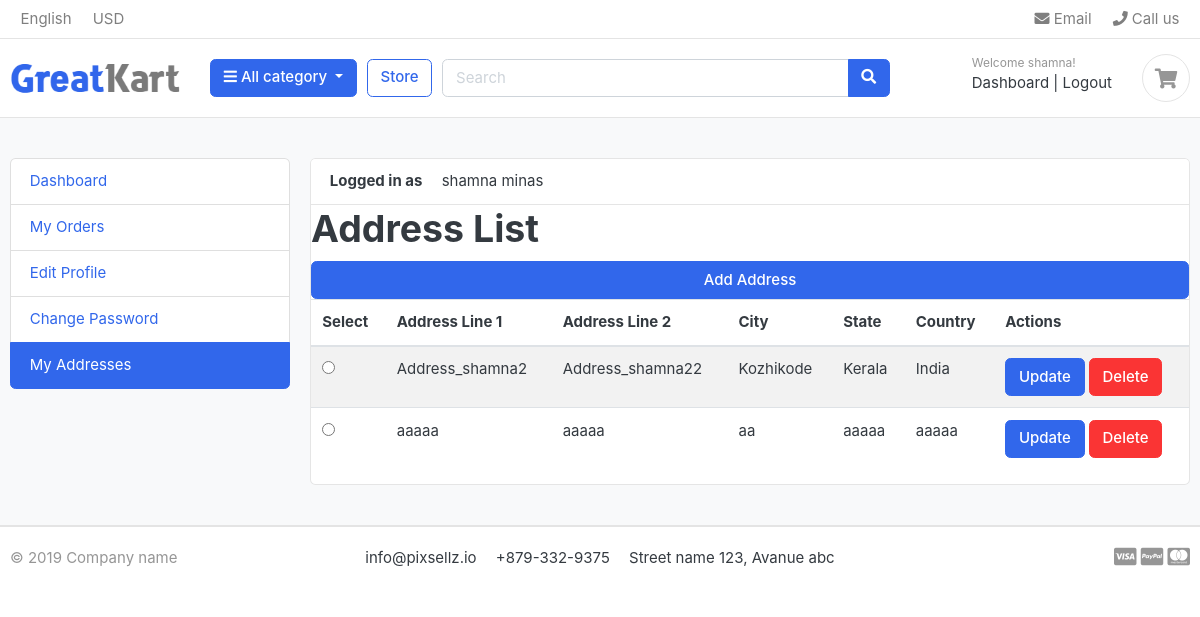
The app's page /myaccounts/addresses/ (signed in) with its own data.
### accounts/models.py (models this page shows, shortened)
class Account(AbstractBaseUser):
    first_name      = models.CharField(max_length=50)
    last_name       = models.CharField(max_length=50)
    username        = models.CharField(max_length=50, unique=True)
    email           = models.EmailField(max_length=100, unique=True)
    phone_number    = models.CharField(max_length=50)
    date_joined     = models.DateTimeField(auto_now_add=True)
    last_login      = models.DateTimeField(auto_now_add=True)
    is_admin        = models.BooleanField(default=False)
    is_staff        = models.BooleanField(default=False)
    is_active        = models.BooleanField(default=False)
    is_superadmin        = models.BooleanField(default=False)
    USERNAME_FIELD = 'email'
    REQUIRED_FIELDS = ['username', 'first_name', 'last_name']
    objects = MyAccountManager()
    def full_name(self):
        return f'{self.first_name} {self.last_name}'

class Address(models.Model):
    user = models.ForeignKey(Account, on_delete=models.CASCADE)
    address_line_1 = models.CharField(max_length=100)
    address_line_2 = models.CharField(max_length=100, blank=True)
    city = models.CharField(max_length=20)
    state = models.CharField(max_length=20)
    country = models.CharField(max_length=20)

### accounts/views.py (the view)
# urls.py: path('addresses/', views.address_list, name='address_list'),
def address_list(request):
    addresses = Address.objects.filter(user=request.user)
    context = {
        'addresses': addresses,
    }
    return render(request, 'greatkart/accounts/addresses/address_list.html', context)

### carts/context_processors.py (called while the page is built)
def counter(request):
    cart_count=0
    if 'admin' in request.path:
        return []
    else:
        try:
            cart = Cart.objects.filter(cart_id=_cart_id(request))
            if request.user.is_authenticated:
                cart_items = CartItem.objects.all().filter(user=request.user)
            else:
                cart_items =CartItem.objects.filter(cart=cart[:1])
            for cart_item in cart_items:
                cart_count += cart_item.quantity
        except Cart.DoesNotExist:
            cart_count=0
    return dict(cart_count=cart_count)

### carts/views.py (called while the page is built)
def _cart_id(request):
    cart = request.session.session_key
    if not cart:
        cart = request.session.create()
    return cart

### category/context_processors.py (called while the page is built)
def menu_links(request):
    links = Category.objects.all()
    return dict(links=links)

### category/models.py (called while the page is built)
    def get_url(self):
            return reverse('products_by_category',args=[self.slug])

### templates/greatkart/accounts/addresses/address_list.html (shortened to what this page needs)
{% extends 'greatkart/base.html' %}
{% load static %}
{% block content %}
<section class="section-conten padding-y bg">
    <div class="container">
      <div class="row">
        {% include "greatkart/includes/dashboard_sidebar.html" %}
        <main class="col-md-9">
          <article class="card">
            <header class="card-header">
              <strong class="d-inline-block mr-3">Logged in as </strong>
              <span>{{ user.full_name }}</span>
            </header>
  <h1>Address List</h1>
  <button type="button" class="btn btn-primary" data-toggle="modal" data-target="#addAddressModal">Add Address</button>
  <table class="table table-striped">
    <thead>
      <tr>
        <th>Select</th>
        <th>Address Line 1</th>
        <th>Address Line 2</th>
        <th>City</th>
        <th>State</th>
        <th>Country</th>
        <th>Actions</th>
      </tr>
    </thead>
    <tbody>
      {% for address in addresses %}
        <tr>
          <td><input type="radio" name="selected_address" value="{{ address.pk }}"></td>
          <td>{{ address.address_line_1 }}</td>
          <td>{{ address.address_line_2 }}</td>
          <td>{{ address.city }}</td>
          <td>{{ address.state }}</td>
          <td>{{ address.country }}</td>
          <td>
            <button type="button" class="btn btn-primary" data-toggle="modal" data-target="#updateAddressModal{{ address.pk }}">Update</button>
            <button type="button" class="btn btn-danger" data-toggle="modal" data-target="#deleteAddressModal{{ address.pk }}">Delete</button>
          </td>
        </tr>
      {% endfor %}
    </tbody>
  </table>
          </article>
        </main>
      </div>
    </div>
  </section>
{% endblock %}

### templates/greatkart/includes/header.html (shortened to what this page needs)
{% load static %}
<header class="section-header">
<nav class="navbar p-md-0 navbar-expand-sm navbar-light border-bottom">
<div class="container">
  <div class="collapse navbar-collapse" id="navbarTop4">
    <ul class="navbar-nav mr-auto">
      <li class="nav-item dropdown">
      <a href="#" class="nav-link">   English </a>
    </li>
    <li class="nav-item dropdown">
      <a href="#" class="nav-link"> USD </a>
    </li>
    </ul>
    <ul class="navbar-nav">
    <li><a href="#" class="nav-link"> <i class="fa fa-envelope"></i> Email </a></li>
    <li><a href="#" class="nav-link"> <i class="fa fa-phone"></i> Call us </a></li>
  </ul>
  </div>
</div>
</nav>
<section class="header-main border-bottom">
  <div class="container">
<div class="row align-items-center">
  <div class="col-lg-2 col-md-3 col-6">
    <a href="{% url 'home' %}" class="brand-wrap">
      <img class="logo" src="{% static 'greatkart/./images/logo.png' %}">
    </a>
  </div>
  <div class="col-lg col-sm col-md col-6 flex-grow-0">
    <div class="category-wrap dropdown d-inline-block float-right">
      <button type="button" class="btn btn-primary dropdown-toggle" data-toggle="dropdown">
        <i class="fa fa-bars"></i> All category
      </button>
    </div>
  </div>
  <a href="{% url 'store' %}" class="btn btn-outline-primary">Store</a>
  <div class="col-lg  col-md-6 col-sm-12 col">
    <form action="{% url 'search' %}" class="search" method='GET'>
      <div class="input-group w-100">
          <input type="text" class="form-control" style="width:60%;" placeholder="Search" name="keyword">
          <div class="input-group-append">
            <button class="btn btn-primary" type="submit">
              <i class="fa fa-search"></i>
            </button>
          </div>
        </div>
    </form>
  </div>
  <div class="col-lg-3 col-sm-6 col-8 order-2 order-lg-3">
        <div class="d-flex justify-content-end mb-3 mb-lg-0">
          {% if user.id is None %}
          <div class="widget-header">
            <small class="title text-muted">Welcome guest!</small>
            <div>
              <a href="{% url 'userlogin' %}">Sign in</a> <span class="dark-transp"> | </span>
              <a href="{% url 'register' %}"> Register</a>
            </div>
          </div>
          {% else %}
          <div class="widget-header">
            <small class="title text-muted">Welcome {{user.first_name}}!</small>
            <div>
              <a href="{% url 'dashboard' %}">Dashboard</a> <span class="dark-transp"> | </span>
              <a href="{% url 'logout' %}"> Logout</a>
            </div>
          </div>
          {% endif %}
          <a href="{% url 'cart' %}" class="widget-header pl-3 ml-3">
            <div class="icon icon-sm rounded-circle border"><i class="fa fa-shopping-cart"></i></div>
          </a>
        </div>
      </div>
</div>
  </div>
</section>
</header>

### static/greatkart/css/ui.css (style rules this page uses)
html { font-family: "Inter", sans-serif; font-size: 15px; }
.icon-xs, .icon-sm, .icon-md, .icon-lg { display: inline-block; text-align: center; flex-shrink: 0; flex-grow: 0; }
.icon-sm { width: 48px; height: 48px; line-height: 48px !important; font-size: 20px; }
.padding-y { padding-top: 40px; padding-bottom: 40px; }
article:after, .form-group:after { display: block; clear: both; content: ""; }
.bg { background-color: #f8f9fa; }
.header-main { position: relative; padding-top: 1rem; padding-bottom: 1rem; }
.brand-wrap .logo, .navbar-brand .logo { margin-right: 7px; max-height: 42px; display: inline-block; }
.widget-header { display: inline-block; vertical-align: middle; position: relative; }
.widget-header a { color: #343a40; }
.widget-header i { color: #969696; }
.widget-header .title { display: block; }

### records on screen
Account: first_name "shamna", full_name "shamna minas"
Address: address_line_1 "Address_shamna2", address_line_2 "Address_shamna22", city "Kozhikode", state "Kerala", country "India"
Address: address_line_1 "aaaaa", address_line_2 "aaaaa", city "aa", state "aaaaa", country "aaaaa"
